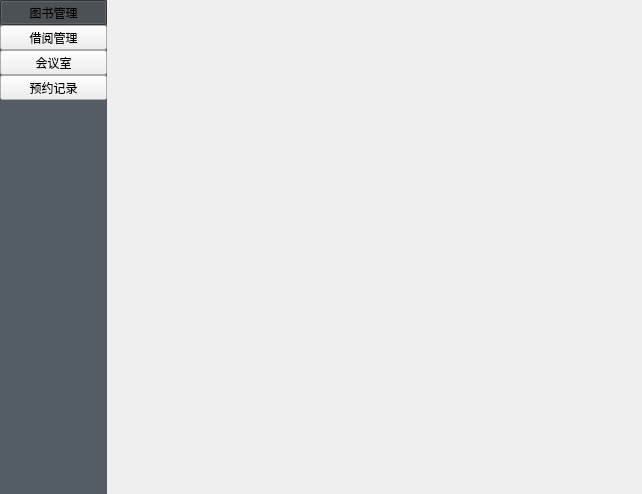
<?xml version="1.0" encoding="UTF-8"?>
<ui version="4.0">
 <class>user_page</class>
 <widget class="QWidget" name="user_page">
  <property name="geometry">
   <rect>
    <x>0</x>
    <y>0</y>
    <width>642</width>
    <height>494</height>
   </rect>
  </property>
  <property name="windowTitle">
   <string>Form</string>
  </property>
  <property name="styleSheet">
   <string notr="true">QToolButton[Size=&quot;btn&quot;]{color:white;font:14px '黑体';min-height:32px;min-width:100px;border-radius:4px;background-color:rgb(84,92,100);}
QWidget#cell_main{background-color:rgb(84,92,100);}

QWidget#QStackedWidget{background-color:white;}


</string>
  </property>
  <layout class="QGridLayout" name="gridLayout_2" columnstretch="1,5">
   <property name="leftMargin">
    <number>0</number>
   </property>
   <property name="topMargin">
    <number>0</number>
   </property>
   <property name="rightMargin">
    <number>0</number>
   </property>
   <property name="bottomMargin">
    <number>0</number>
   </property>
   <property name="spacing">
    <number>0</number>
   </property>
   <item row="0" column="0">
    <widget class="QWidget" name="cell_main" native="true">
     <property name="styleSheet">
      <string notr="true">QToolButton:checked{background-color:rgb(67,74,80);}</string>
     </property>
     <layout class="QGridLayout" name="gridLayout">
      <property name="leftMargin">
       <number>0</number>
      </property>
      <property name="topMargin">
       <number>0</number>
      </property>
      <property name="rightMargin">
       <number>0</number>
      </property>
      <property name="bottomMargin">
       <number>0</number>
      </property>
      <property name="spacing">
       <number>0</number>
      </property>
      <item row="1" column="0">
       <widget class="QToolButton" name="btn_sent">
        <property name="sizePolicy">
         <sizepolicy hsizetype="Expanding" vsizetype="Fixed">
          <horstretch>0</horstretch>
          <verstretch>0</verstretch>
         </sizepolicy>
        </property>
        <property name="text">
         <string>借阅管理</string>
        </property>
        <property name="checkable">
         <bool>true</bool>
        </property>
        <property name="Size" stdset="0">
         <string>btn</string>
        </property>
        <property name="name" stdset="0">
         <string>btn</string>
        </property>
       </widget>
      </item>
      <item row="3" column="0">
       <widget class="QToolButton" name="btn_record">
        <property name="sizePolicy">
         <sizepolicy hsizetype="Expanding" vsizetype="Fixed">
          <horstretch>0</horstretch>
          <verstretch>0</verstretch>
         </sizepolicy>
        </property>
        <property name="text">
         <string>预约记录</string>
        </property>
        <property name="checkable">
         <bool>true</bool>
        </property>
        <property name="Size" stdset="0">
         <string>btn</string>
        </property>
        <property name="name" stdset="0">
         <string>btn</string>
        </property>
       </widget>
      </item>
      <item row="2" column="0">
       <widget class="QToolButton" name="btn_meeting">
        <property name="sizePolicy">
         <sizepolicy hsizetype="Expanding" vsizetype="Fixed">
          <horstretch>0</horstretch>
          <verstretch>0</verstretch>
         </sizepolicy>
        </property>
        <property name="text">
         <string>会议室</string>
        </property>
        <property name="checkable">
         <bool>true</bool>
        </property>
        <property name="Size" stdset="0">
         <string>btn</string>
        </property>
        <property name="name" stdset="0">
         <string>btn</string>
        </property>
       </widget>
      </item>
      <item row="4" column="0">
       <spacer name="verticalSpacer">
        <property name="orientation">
         <enum>Qt::Vertical</enum>
        </property>
        <property name="sizeHint" stdset="0">
         <size>
          <width>20</width>
          <height>40</height>
         </size>
        </property>
       </spacer>
      </item>
      <item row="0" column="0">
       <widget class="QToolButton" name="btn_book">
        <property name="sizePolicy">
         <sizepolicy hsizetype="Expanding" vsizetype="Fixed">
          <horstretch>0</horstretch>
          <verstretch>0</verstretch>
         </sizepolicy>
        </property>
        <property name="text">
         <string>图书管理</string>
        </property>
        <property name="checkable">
         <bool>true</bool>
        </property>
        <property name="checked">
         <bool>true</bool>
        </property>
        <property name="Size" stdset="0">
         <string>btn</string>
        </property>
        <property name="name" stdset="0">
         <string>btn</string>
        </property>
       </widget>
      </item>
     </layout>
    </widget>
   </item>
   <item row="0" column="1">
    <widget class="QStackedWidget" name="stackedWidget"/>
   </item>
  </layout>
 </widget>
 <resources/>
 <connections/>
</ui>
